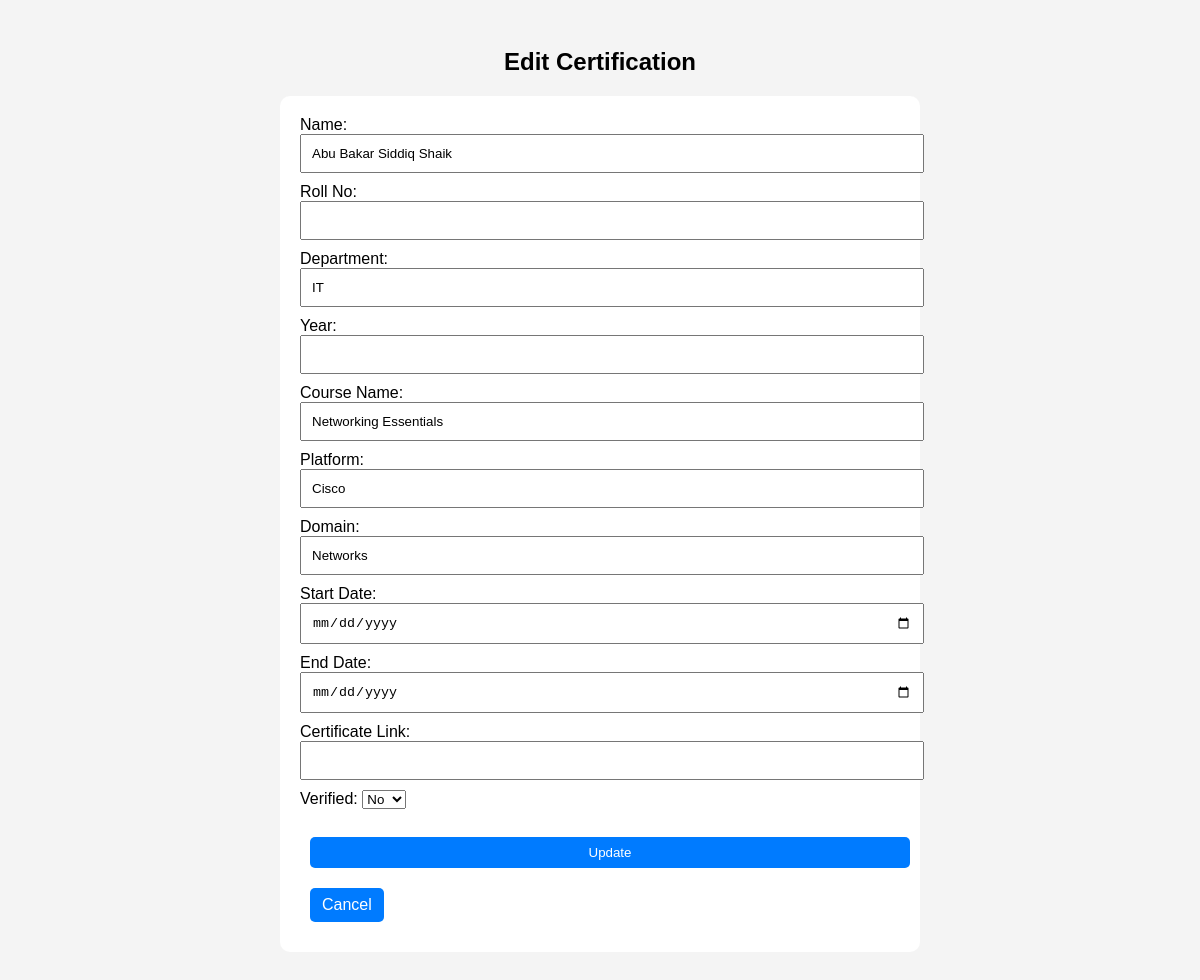
The app's page /edit/144 (signed in), older data.
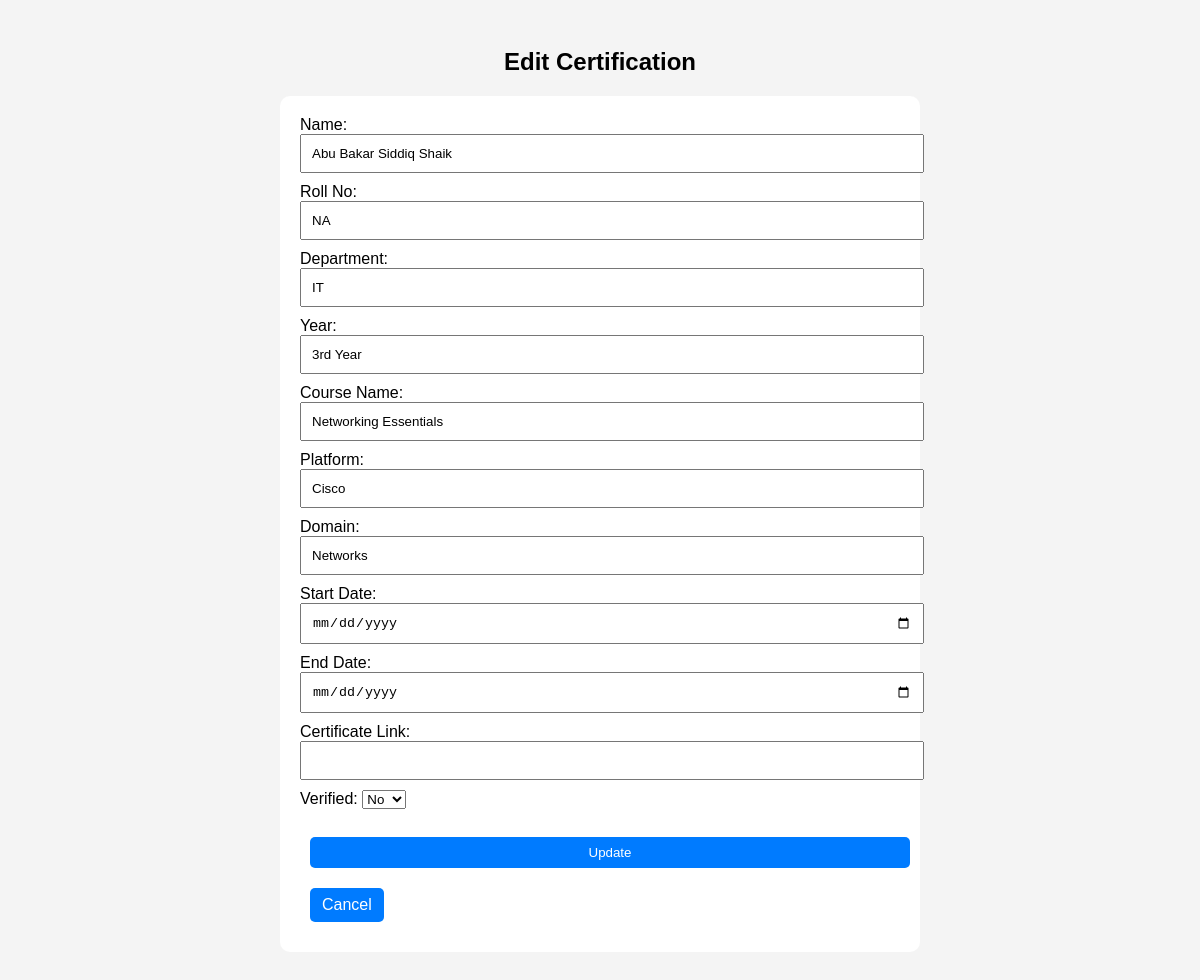
The same page, newer data.
### tables this page shows
CREATE TABLE certifications (
            id INTEGER PRIMARY KEY AUTOINCREMENT,
            name TEXT,
            roll_no TEXT,
            department TEXT,
            year TEXT,
            course_name TEXT,
            platform TEXT,
            domain TEXT,
            start_date TEXT,
            end_date TEXT,
            certificate_link TEXT,
            verified TEXT DEFAULT 'No'
        , completed TEXT DEFAULT 'Not Completed', academic_year TEXT);

### app.py (the view, shortened to what this page needs)
@app.route('/edit/<int:cert_id>', methods=['GET', 'POST'])
def edit_cert(cert_id):
    if 'username' not in session:
        return redirect(url_for('login'))
    conn = sqlite3.connect(DATABASE)
    c = conn.cursor()
    c.execute("SELECT * FROM certifications WHERE id = ?", (cert_id,))
    cert = c.fetchone()
    if session['role'] != 'admin' and cert[3] != session['department']:
        conn.close()
        return "Unauthorized", 403
    conn.close()
    return render_template("edit.html", cert=cert)

### templates/edit.html (shortened to what this page needs)
<!doctype html>
<html>
<head>
    <link rel="stylesheet" href="{{ url_for('static', filename='css/style.css') }}">
</head>
<body>
    <h2 style="text-align:center;">Edit Certification</h2>
    <form method="POST" style="max-width: 600px; margin: auto;">
        <label>Name:</label><input type="text" name="name" value="{{ cert[1] }}" required><br>
        <label>Roll No:</label><input type="text" name="roll_no" value="{{ cert[2] }}" required><br>
		<label>Department:</label><input type="text" name="department" value="{{ cert[3] }}" required><br>
        <label>Year:</label><input type="text" name="year" value="{{ cert[4] }}" required><br>
        <label>Course Name:</label><input type="text" name="course_name" value="{{ cert[5] }}" required><br>
        <label>Platform:</label><input type="text" name="platform" value="{{ cert[6] }}"><br>
        <label>Domain:</label><input type="text" name="domain" value="{{ cert[7] }}"><br>
        <label>Start Date:</label><input type="date" name="start_date" value="{{ cert[8] }}"><br>
        <label>End Date:</label><input type="date" name="end_date" value="{{ cert[9] }}"><br>
        <label>Certificate Link:</label><input type="url" name="certificate_link" value="{{ cert[10] }}"><br>
        <label>Verified:</label>
        <select name="verified">
            <option value="No" {% if cert[11] == 'No' %}selected{% endif %}>No</option>
        </select><br><br>
        <input type="submit" class="btn" value="Update">
        <a href="{{ url_for('index') }}" class="btn">Cancel</a>
    </form>
</body>
</html>

### static/css/style.css (style rules this page uses)
body { font-family: Arial, sans-serif; background-color: #f4f4f4; padding: 20px; }
form, table { margin: 0 auto; max-width: 600px; background-color: white; padding: 20px; border-radius: 10px; }
form input { width: 100%; padding: 10px; margin-bottom: 10px; }
form input[type="submit"] { background-color: #007BFF; color: white; border: none; cursor: pointer; }
.btn { display: inline-block; padding: 8px 12px; background-color: #007BFF; color: white; text-decoration: none; border-radius: 5px; margin: 10px; }

Row changes from the older to the newer data that the page shows:
changed certifications "Abu Bakar Siddiq Shaik": roll_no (not shown) → "NA"; year (not shown) → "3rd Year"
